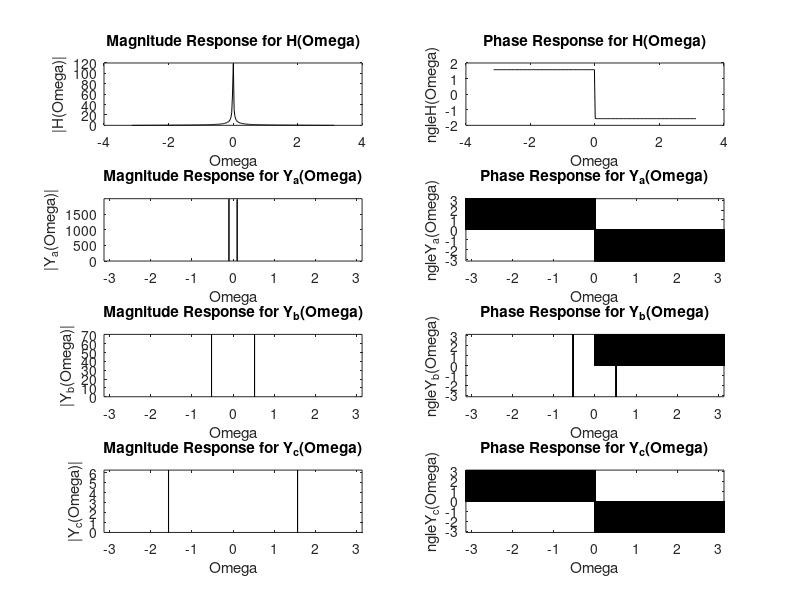

Write MATLAB code to recreate this figure.
H = @(W,T) (T/2).*( ( 1 + exp(-j.*W) ) ./ ( 1 - exp(-j.*W) ) ) .* (W~=0);
W = -pi:0.025:pi;
T = 1;
subplot(421); plot(W,abs(H(W,T)),'k'); title("Magnitude Response for H(\Omega)");
xlabel("\Omega"); ylabel("|H(\Omega)|");

subplot(422); plot(W,angle(H(W,T)),'k'); title("Phase Response for H(\Omega)");
xlabel("\Omega"); ylabel("\angleH(\Omega)");

delta = @(w) (w<=0.001 & w>=-0.001);
Ta = 20*pi;
Xa = @(W) pi.*(delta(W-0.1) + delta(W+0.1));
Ya = @(W) Xa(W) .* H(W,Ta);
Wa = -pi:0.00001:pi;

Tb = 12;
Xb = @(W) (pi/j).*(delta(W-(pi/6)) - delta(W+(pi/6)));
Yb = @(W) Xb(W) .* H(W,Tb);
Wb = -pi:0.00001:pi;

Tc = 4;
Xc = @(W) pi.*(delta(W-(pi/2)) + delta(W+(pi/2)));
Yc = @(W) Xc(W) .* H(W,Tc);
Wc = -pi:0.00001:pi;

subplot(423); plot(Wa,abs(Ya(Wa)),'k'); title("Magnitude Response for Y_a(\Omega)");
xlabel("\Omega"); ylabel("|Y_a(\Omega)|"); axis tight;

subplot(424); plot(Wa,angle(Ya(Wa)),'k'); title("Phase Response for Y_a(\Omega)");
xlabel("\Omega"); ylabel("\angleY_a(\Omega)"); axis tight;

subplot(425); plot(Wb,abs(Yb(Wb)),'k'); title("Magnitude Response for Y_b(\Omega)");
xlabel("\Omega"); ylabel("|Y_b(\Omega)|"); axis tight;

subplot(426); plot(Wb,angle(Yb(Wb)),'k'); title("Phase Response for Y_b(\Omega)");
xlabel("\Omega"); ylabel("\angleY_b(\Omega)"); axis tight;

subplot(427); plot(Wc,abs(Yc(Wc)),'k'); title("Magnitude Response for Y_c(\Omega)");
xlabel("\Omega"); ylabel("|Y_c(\Omega)|"); axis tight;

subplot(428); plot(Wc,angle(Yc(Wc)),'k'); title("Phase Response for Y_c(\Omega)");
xlabel("\Omega"); ylabel("\angleY_c(\Omega)"); axis tight;